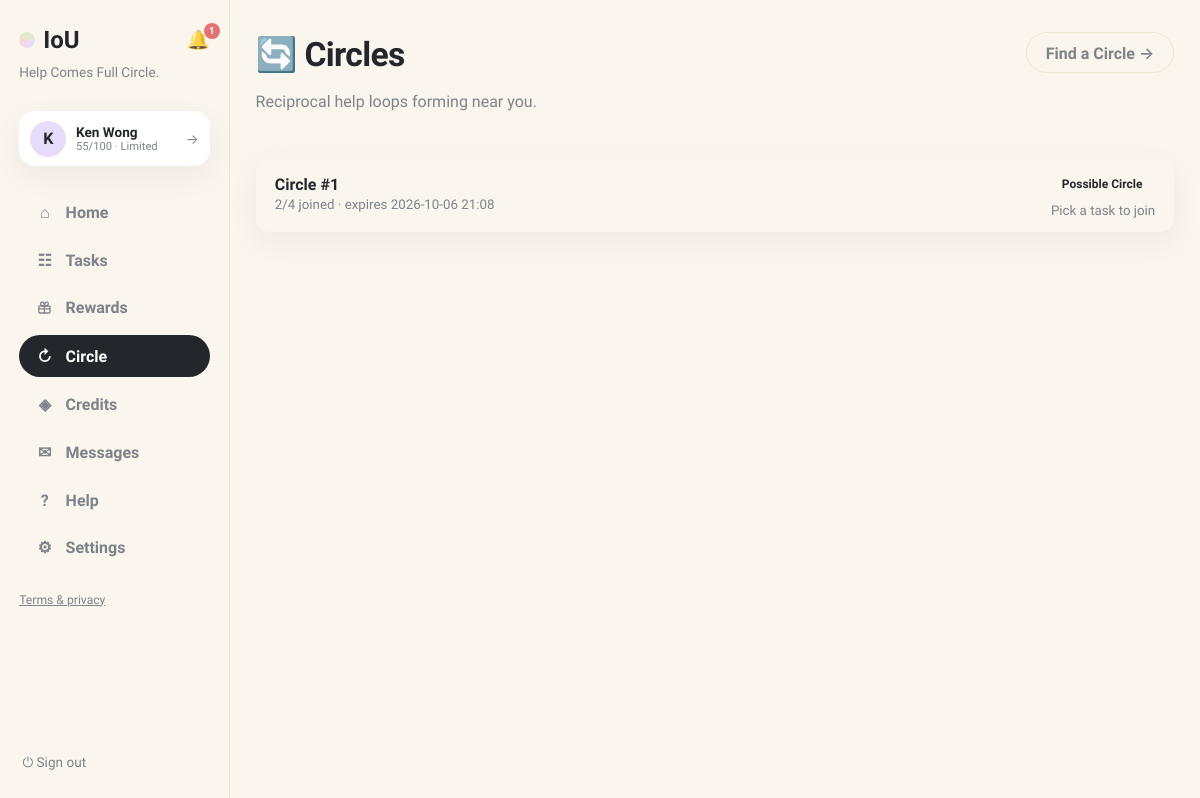
The app's page /chain-invitations (signed in) with its own data.
### tables this page shows
CREATE TABLE users (
                id INTEGER PRIMARY KEY, name TEXT NOT NULL, email TEXT UNIQUE NOT NULL,
                password TEXT NOT NULL, balance INTEGER NOT NULL DEFAULT 0,
                held_balance INTEGER NOT NULL DEFAULT 0,
                is_moderator INTEGER NOT NULL DEFAULT 0
            , language TEXT NOT NULL DEFAULT 'en', address TEXT, district TEXT, hkid TEXT, address_id TEXT, age INTEGER, birthday TEXT, skills TEXT NOT NULL DEFAULT '', community_helper INTEGER NOT NULL DEFAULT 0, created_at TEXT, consent_analytics INTEGER NOT NULL DEFAULT 0, reliability INTEGER NOT NULL DEFAULT 60, account_status TEXT NOT NULL DEFAULT 'active', analytics_consent INTEGER NOT NULL DEFAULT 0, username TEXT, bio TEXT, verification_identity TEXT NOT NULL DEFAULT 'unverified', verification_neighbourhood TEXT NOT NULL DEFAULT 'unverified', vis_photo INTEGER NOT NULL DEFAULT 1, vis_neighbourhood INTEGER NOT NULL DEFAULT 1, vis_skills INTEGER NOT NULL DEFAULT 1, vis_bio INTEGER NOT NULL DEFAULT 1, vis_completed INTEGER NOT NULL DEFAULT 1, vis_circle INTEGER NOT NULL DEFAULT 1, circle_enabled INTEGER NOT NULL DEFAULT 1, circle_notifications INTEGER NOT NULL DEFAULT 1, circle_community_only INTEGER NOT NULL DEFAULT 0, circle_max_distance_km REAL NOT NULL DEFAULT 2.0, circle_availability TEXT NOT NULL DEFAULT '');

CREATE TABLE chain_proposals (
                id INTEGER PRIMARY KEY, status TEXT NOT NULL DEFAULT 'pending',
                balancing_amount INTEGER NOT NULL DEFAULT 0,
                balance_explanation TEXT NOT NULL, created_at TEXT NOT NULL,
                expires_at TEXT NOT NULL, activated_at TEXT, cancelled_at TEXT
            , max_members INTEGER NOT NULL DEFAULT 4, credit_tolerance INTEGER NOT NULL DEFAULT 2, operationally_completed_at TEXT, fully_settled_at TEXT, community_id TEXT);

### app.py (the view)
@app.get("/chain-invitations", response_class=HTMLResponse)
def chain_invitations(request: Request):
    user = current_user(request)
    if not user:
        return RedirectResponse("/login", status_code=303)
    with db() as connection:
        expire_circles(connection)
        ensure_chain_invitations(connection)
        proposals = connection.execute(
            """SELECT cp.*, cm.response, cm.status AS my_status,
                      COUNT(allm.user_id) member_count,
                      SUM(allm.response='accepted') accepted_count
               FROM chain_proposals cp JOIN chain_members cm ON cm.proposal_id=cp.id
               JOIN chain_members allm ON allm.proposal_id=cp.id
               WHERE cm.user_id=?
                 AND allm.response != 'declined' AND COALESCE(allm.status,'pending') != 'removed'
                 AND cp.status IN ('pending','start_confirming','active','recovery')
               GROUP BY cp.id ORDER BY cp.created_at DESC""",
            (user["id"],)).fetchall()
        rows = []
        for p in proposals:
            left = (p["response"] == "declined"
                    or (p["my_status"] or MEMBER_PENDING) in MEMBER_GONE)
            rows.append({"row": p, "left": left})
    return render(request, "chain_invitations.html", page="circle", proposals=rows,
                  status_labels=CIRCLE_STATUS_LABELS)

### templates/chain_invitations.html (shortened to what this page needs)
{% extends "base.html" %}
{% block content %}
<header class="page-head"><div><h1>🔄 Circles</h1><p class="muted">Reciprocal help loops forming near you.</p></div>
  <a class="btn-ghost" href="/chains/suggestions">Find a Circle →</a></header>
<div class="exchange-table">
{% for item in proposals %}
{% set p = item.row %}
  <a class="exchange-row card" href="/chains/{{ p.id }}">
    <div class="ex-main"><b>Circle #{{ p.id }}</b>
      <small class="muted">{{ p.accepted_count }}/{{ p.member_count }} joined ·
        {% if p.expires_at and p.status in ('pending','start_confirming') %}expires {{ p.expires_at[:16].replace('T',' ') }}{% else %}{{ status_labels.get(p.status, p.status) }}{% endif %}</small></div>
    <div class="ex-side">
      <span class="status s-{{ p.status }}">{{ status_labels.get(p.status, p.status) }}</span>
      {% if item.left %}<small class="muted">You left · tap to rejoin</small>
      {% elif p.response == 'accepted' %}<small>Joined</small>
      {% elif p.response == 'pending' %}<small class="muted">Pick a task to join</small>{% endif %}
    </div>
  </a>
{% else %}
  <div class="card"><p class="empty">No Circles yet. <a href="/chains/suggestions">See what could form →</a></p></div>
{% endfor %}
</div>
{% endblock %}

### templates/base.html (shortened to what this page needs)
<!doctype html>
<html lang="en"><head><link rel="stylesheet" href="/static/style.css"></head>
<body class="app-body">
<nav class="sidebar">
  <div class="brand-row">
    <a class="brand" href="/"><span class="brand-dot"></span>IoU</a>
    {% if user %}
    <a class="bell {% if page == 'notifications' %}active{% endif %}" href="/notifications" title="Notifications">🔔{% if unread_notifs or unread_msgs %}<span class="bell-badge">{{ (unread_notifs or 0) + (unread_msgs or 0) }}</span>{% endif %}</a>
    {% endif %}
  </div>
  <p class="brand-tag">Help Comes Full Circle.</p>
  {% if user %}
  <a class="side-user" href="/profile" title="Your profile">
    <div class="avatar">{{ user.name[0] }}</div>
    {% set sc = user.reliability if user.reliability is not none else 60 %}
    {% set lab = 'Suspended' if sc <= 0 else ('Restricted' if sc < 30 else ('Limited' if sc < 60 else ('Strong' if sc < 80 else 'Excellent'))) %}
    <div class="sidebar-user-meta"><b>{{ user.name }}</b>
      <small>{{ sc }}/100 · {{ lab }}</small>
    </div>
    <span class="side-user-arrow">→</span>
  </a>
  <div class="nav-links">
    <a class="nav-link {% if page == 'home' %}active{% endif %}" href="/"><span class="nav-ico">⌂</span>Home</a>
    <a class="nav-link {% if page == 'browse' %}active{% endif %}" href="/browse"><span class="nav-ico">☷</span>Tasks</a>
    <a class="nav-link " href="/rewards"><span class="nav-ico"></span>Rewards</a>
    <a class="nav-link {% if page == 'circle' %}active{% endif %}" href="/chain-invitations"><span class="nav-ico">↻</span>Circle{% if circle_pending %}<span class="unread-dot"></span>{% endif %}</a>
    <a class="nav-link {% if page == 'credits' %}active{% endif %}" href="/history"><span class="nav-ico">◈</span>Credits</a>
    <a class="nav-link {% if page == 'messages' %}active{% endif %}" href="/messages"><span class="nav-ico">✉</span>Messages{% if unread_msgs %}<span class="unread-dot"></span>{% endif %}</a>
    <a class="nav-link {% if page == 'help' %}active{% endif %}" href="/help"><span class="nav-ico">?</span>Help</a>
    <a class="nav-link {% if page == 'account' %}active{% endif %}" href="/account"><span class="nav-ico">⚙</span>Settings</a>
  </div>
  <p class="nav-footer"><a href="/legal">Terms &amp; privacy</a></p>
  <form method="post" action="/logout" class="side-logout"><button class="link-button" title="Sign out">⏻ Sign out</button></form>
  {% else %}
  <div class="nav-links">
    <a class="nav-link" href="/login"><span class="nav-ico">→</span>Sign in</a>
    <a class="nav-link" href="/register"><span class="nav-ico">＋</span>Create account</a>
  </div>
  <p class="nav-footer"><a href="/legal">Terms &amp; privacy</a></p>
  {% endif %}
</nav>
<main class="content {% block content_class %}{% endblock %}">{% block content %}{% endblock %}</main>
</body></html>

### static/style.css (style rules this page uses)
:root { --bg:#faf6ee; --ink:#23272b; --muted:#7d838a; --line:#eee5d5; --yellow:#fdeab2; --green:#dff0bd; --pink:#fbd5e2; --purple:#e7ddfb; --blue:#d7eafb; --peach:#fbdfca; --card:#ffffff; --shadow:0 10px 30px rgba(35,39,43,.06); --radius:22px; }
* { box-sizing:border-box }
body { margin:0;font-family:Sora,Inter,system-ui,sans-serif;color:var(--ink);background:var(--bg) }
h1 { font-size:2.1rem;font-weight:800;margin:.2rem 0;letter-spacing:-.02em }
p { line-height:1.55 }
a { color:inherit }
.muted,.empty { color:var(--muted) }
.app-body { display:flex;min-height:100vh }
.sidebar { width:230px;flex-shrink:0;padding:1.6rem 1.2rem;display:flex;flex-direction:column;gap:.4rem;border-right:1px solid var(--line);position:sticky;top:0;height:100vh }
.brand { display:flex;align-items:center;gap:.5rem;font-size:1.5rem;font-weight:800;text-decoration:none }
.brand-dot { width:16px;height:16px;border-radius:50%;background:conic-gradient(var(--green),var(--purple),var(--pink),var(--green));display:inline-block }
.brand-tag { color:var(--muted);font-size:.85rem;margin:.2rem 0 1.4rem 0;line-height:1.4 }
.nav-links { display:flex;flex-direction:column;gap:.4rem }
.nav-link { display:flex;align-items:center;gap:.7rem;text-decoration:none;font-weight:600;padding:.7rem 1rem;border-radius:999px;color:var(--muted) }
.nav-link.active { background:var(--ink);color:#fff }
.nav-ico { width:1.2rem;text-align:center }
.avatar { width:36px;height:36px;border-radius:50%;background:var(--purple);display:flex;align-items:center;justify-content:center;font-weight:800 }
.sidebar-user-meta { flex:1;min-width:0 }
.sidebar-user-meta b { display:block;font-size:.85rem;white-space:nowrap;overflow:hidden;text-overflow:ellipsis }
.sidebar-user-meta small { color:var(--muted);font-size:.7rem;display:block;white-space:nowrap;overflow:hidden;text-overflow:ellipsis }
.link-button { background:none;border:0;font-size:1.1rem;cursor:pointer;color:var(--muted);padding:.2rem }
.content { flex:1;max-width:1600px;margin:0 auto;padding:2.4rem clamp(1.2rem,3.5vw,3.5rem) 5rem;width:100% }
@media (max-width:1250px) { .content { padding:2rem 1.6rem 4rem } }
.page-head { display:flex;justify-content:space-between;align-items:flex-start;gap:1rem;margin-bottom:1.6rem }
.card { background:var(--card);border-radius:var(--radius);padding:1.3rem 1.4rem;box-shadow:var(--shadow) }
button { font:inherit;cursor:pointer }
.btn-ghost { display:inline-block;background:none;border:1.5px solid var(--line);border-radius:999px;padding:.6rem 1.2rem;font-weight:600;color:var(--muted);text-decoration:none }
.status { font-size:.75rem;font-weight:700;padding:.4rem .8rem;border-radius:999px;white-space:nowrap;text-transform:capitalize }
.bell { display:inline-flex;position:relative;font-size:1.15rem;text-decoration:none;margin-top:.6rem;opacity:.85 }
.bell-badge { position:absolute;top:-6px;right:-10px;background:#e05c5c;color:#fff;font-size:.62rem;font-weight:700;min-width:16px;height:16px;border-radius:8px;display:flex;align-items:center;justify-content:center;padding:0 4px }
.exchange-row { display:flex;align-items:center;gap:1rem;padding:.9rem 1.2rem;text-decoration:none;color:inherit }
.exchange-row b { flex:1 }
.exchange-table { display:flex;flex-direction:column;gap:.7rem }
.ex-main { flex:1;min-width:0 }
.ex-main b { display:block }
.ex-side { display:flex;flex-direction:column;align-items:flex-end;gap:.3rem;flex-shrink:0 }
.brand-row { display:flex;align-items:center;justify-content:space-between;gap:.5rem }
.brand-row .bell { margin-top:0 }
.side-user { display:flex;align-items:center;gap:.6rem;background:var(--card);border-radius:16px;padding:.6rem .7rem;box-shadow:var(--shadow);text-decoration:none;color:inherit;margin-bottom:1.2rem }
.side-user-arrow { color:var(--muted);font-size:.85rem }
.side-logout { margin-top:auto }
.side-logout .link-button { font-size:.85rem;display:flex;align-items:center;gap:.4rem }
.nav-footer { font-size:.76rem;color:var(--muted);margin-top:1rem }
.exchange-row { background:var(--bg);border-radius:14px }

### records on screen
users: name "K", name "Ken Wong"
chain_proposals: id "1", expires_at "2026-10-06 21:08", get "Possible Circle"

### other values on screen
{{ (unread_notifs or 0) + (unread_msgs or 0) }} "1"
{{ sc }} "55"
{{ lab }} "Limited"
{{ p.accepted_count }} "2"
{{ p.member_count }} "4"
